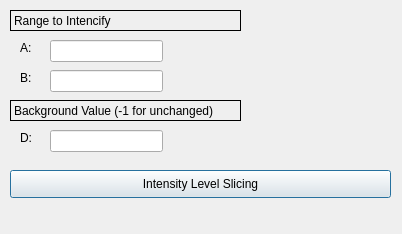
<?xml version="1.0" encoding="UTF-8"?>
<ui version="4.0">
 <class>Intensity_level_Slicing_Dialog</class>
 <widget class="QDialog" name="Intensity_level_Slicing_Dialog">
  <property name="geometry">
   <rect>
    <x>0</x>
    <y>0</y>
    <width>402</width>
    <height>234</height>
   </rect>
  </property>
  <property name="windowTitle">
   <string>Dialog</string>
  </property>
  <widget class="QPushButton" name="Intensity_level_slicing_button">
   <property name="geometry">
    <rect>
     <x>10</x>
     <y>170</y>
     <width>381</width>
     <height>28</height>
    </rect>
   </property>
   <property name="text">
    <string>Intensity Level Slicing</string>
   </property>
  </widget>
  <widget class="QLabel" name="Rangetointencify_lable">
   <property name="geometry">
    <rect>
     <x>10</x>
     <y>10</y>
     <width>231</width>
     <height>21</height>
    </rect>
   </property>
   <property name="cursor">
    <cursorShape>IBeamCursor</cursorShape>
   </property>
   <property name="mouseTracking">
    <bool>false</bool>
   </property>
   <property name="autoFillBackground">
    <bool>true</bool>
   </property>
   <property name="frameShape">
    <enum>QFrame::Box</enum>
   </property>
   <property name="text">
    <string>Range to Intencify</string>
   </property>
  </widget>
  <widget class="QLineEdit" name="B_val">
   <property name="geometry">
    <rect>
     <x>50</x>
     <y>70</y>
     <width>113</width>
     <height>22</height>
    </rect>
   </property>
   <property name="autoFillBackground">
    <bool>false</bool>
   </property>
   <property name="text">
    <string/>
   </property>
   <property name="clearButtonEnabled">
    <bool>true</bool>
   </property>
  </widget>
  <widget class="QLabel" name="A_lable">
   <property name="geometry">
    <rect>
     <x>20</x>
     <y>40</y>
     <width>55</width>
     <height>16</height>
    </rect>
   </property>
   <property name="text">
    <string>A:</string>
   </property>
  </widget>
  <widget class="QLabel" name="B_lable">
   <property name="geometry">
    <rect>
     <x>20</x>
     <y>70</y>
     <width>55</width>
     <height>16</height>
    </rect>
   </property>
   <property name="text">
    <string>B:</string>
   </property>
  </widget>
  <widget class="QLineEdit" name="A_val">
   <property name="geometry">
    <rect>
     <x>50</x>
     <y>40</y>
     <width>113</width>
     <height>22</height>
    </rect>
   </property>
   <property name="autoFillBackground">
    <bool>false</bool>
   </property>
   <property name="text">
    <string/>
   </property>
   <property name="clearButtonEnabled">
    <bool>true</bool>
   </property>
  </widget>
  <widget class="QLineEdit" name="D_val">
   <property name="geometry">
    <rect>
     <x>50</x>
     <y>130</y>
     <width>113</width>
     <height>22</height>
    </rect>
   </property>
   <property name="autoFillBackground">
    <bool>false</bool>
   </property>
   <property name="text">
    <string/>
   </property>
   <property name="clearButtonEnabled">
    <bool>true</bool>
   </property>
  </widget>
  <widget class="QLabel" name="D_lable">
   <property name="geometry">
    <rect>
     <x>20</x>
     <y>130</y>
     <width>55</width>
     <height>16</height>
    </rect>
   </property>
   <property name="text">
    <string>D:</string>
   </property>
  </widget>
  <widget class="QLabel" name="Background_lable">
   <property name="geometry">
    <rect>
     <x>10</x>
     <y>100</y>
     <width>231</width>
     <height>21</height>
    </rect>
   </property>
   <property name="cursor">
    <cursorShape>IBeamCursor</cursorShape>
   </property>
   <property name="mouseTracking">
    <bool>false</bool>
   </property>
   <property name="autoFillBackground">
    <bool>true</bool>
   </property>
   <property name="frameShape">
    <enum>QFrame::Box</enum>
   </property>
   <property name="text">
    <string>Background Value (-1 for unchanged)</string>
   </property>
  </widget>
 </widget>
 <resources/>
 <connections/>
</ui>
